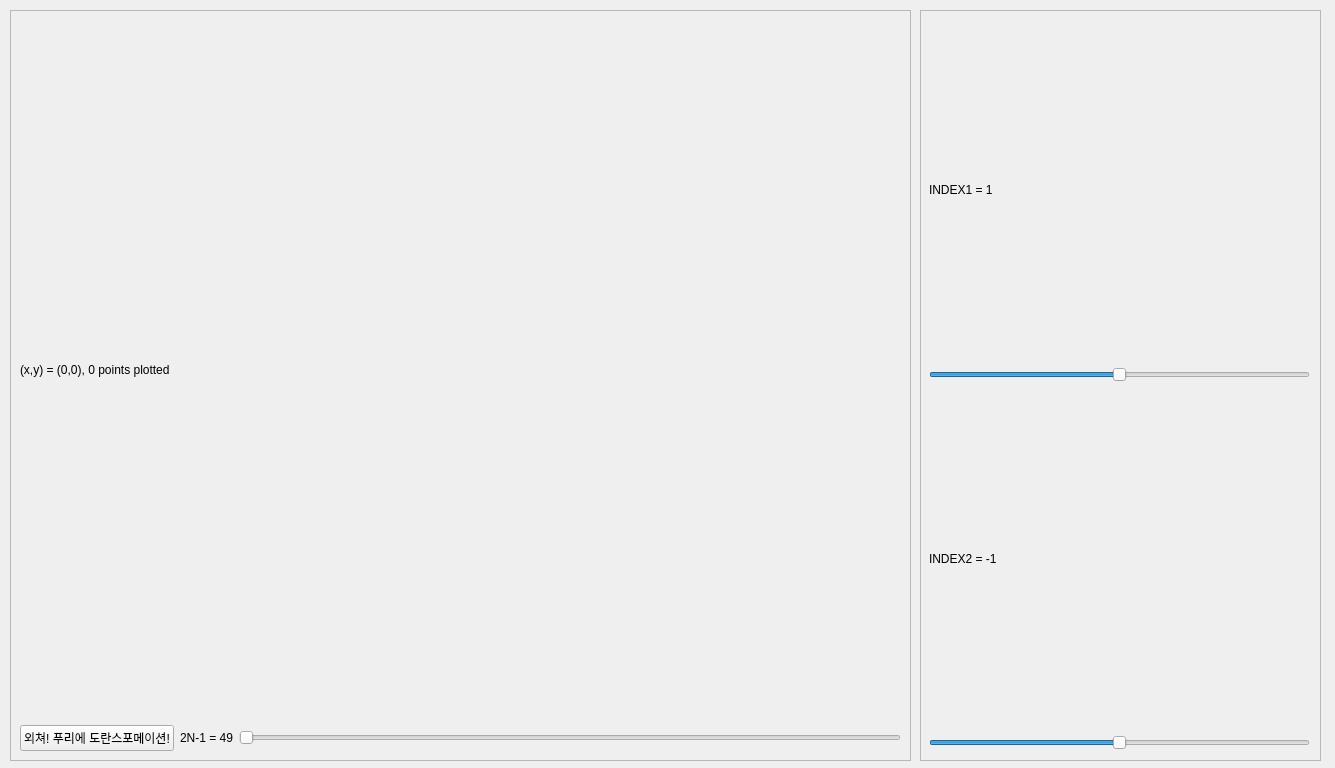
<?xml version="1.0" encoding="UTF-8"?>
<ui version="4.0">
 <class>Form</class>
 <widget class="QWidget" name="Form">
  <property name="geometry">
   <rect>
    <x>0</x>
    <y>0</y>
    <width>1335</width>
    <height>768</height>
   </rect>
  </property>
  <property name="windowTitle">
   <string>Form</string>
  </property>
  <widget class="QFrame" name="frame">
   <property name="geometry">
    <rect>
     <x>10</x>
     <y>10</y>
     <width>901</width>
     <height>751</height>
    </rect>
   </property>
   <property name="frameShape">
    <enum>QFrame::StyledPanel</enum>
   </property>
   <property name="frameShadow">
    <enum>QFrame::Raised</enum>
   </property>
   <widget class="QWidget" name="verticalLayoutWidget">
    <property name="geometry">
     <rect>
      <x>10</x>
      <y>10</y>
      <width>881</width>
      <height>731</height>
     </rect>
    </property>
    <layout class="QVBoxLayout" name="vbox">
     <item>
      <layout class="QHBoxLayout" name="hbox_xy">
       <property name="sizeConstraint">
        <enum>QLayout::SetDefaultConstraint</enum>
       </property>
       <item>
        <widget class="QLabel" name="label_xy">
         <property name="enabled">
          <bool>true</bool>
         </property>
         <property name="text">
          <string>(x,y) = (0,0), 0 points plotted</string>
         </property>
         <property name="textFormat">
          <enum>Qt::PlainText</enum>
         </property>
        </widget>
       </item>
      </layout>
     </item>
     <item>
      <layout class="QHBoxLayout" name="hbox_slider">
       <item>
        <widget class="QPushButton" name="btn">
         <property name="text">
          <string>외쳐! 푸리에 도란스포메이션!</string>
         </property>
        </widget>
       </item>
       <item>
        <widget class="QLabel" name="label_N">
         <property name="text">
          <string>2N-1 = 49</string>
         </property>
        </widget>
       </item>
       <item>
        <widget class="QSlider" name="slider">
         <property name="enabled">
          <bool>true</bool>
         </property>
         <property name="minimum">
          <number>5</number>
         </property>
         <property name="maximum">
          <number>21</number>
         </property>
         <property name="singleStep">
          <number>1</number>
         </property>
         <property name="orientation">
          <enum>Qt::Horizontal</enum>
         </property>
        </widget>
       </item>
      </layout>
     </item>
    </layout>
   </widget>
  </widget>
  <widget class="QFrame" name="frame_2">
   <property name="geometry">
    <rect>
     <x>920</x>
     <y>10</y>
     <width>401</width>
     <height>751</height>
    </rect>
   </property>
   <property name="frameShape">
    <enum>QFrame::StyledPanel</enum>
   </property>
   <property name="frameShadow">
    <enum>QFrame::Raised</enum>
   </property>
   <widget class="QWidget" name="verticalLayoutWidget_2">
    <property name="geometry">
     <rect>
      <x>9</x>
      <y>9</y>
      <width>381</width>
      <height>731</height>
     </rect>
    </property>
    <layout class="QVBoxLayout" name="verticalLayout_2">
     <item>
      <widget class="QLabel" name="label_INDEX1">
       <property name="text">
        <string>INDEX1 = 1</string>
       </property>
      </widget>
     </item>
     <item>
      <widget class="QSlider" name="slider_INDEX1">
       <property name="minimum">
        <number>-20</number>
       </property>
       <property name="maximum">
        <number>20</number>
       </property>
       <property name="orientation">
        <enum>Qt::Horizontal</enum>
       </property>
      </widget>
     </item>
     <item>
      <widget class="QLabel" name="label_INDEX2">
       <property name="text">
        <string>INDEX2 = -1</string>
       </property>
      </widget>
     </item>
     <item>
      <widget class="QSlider" name="slider_INDEX2">
       <property name="minimum">
        <number>-20</number>
       </property>
       <property name="maximum">
        <number>20</number>
       </property>
       <property name="orientation">
        <enum>Qt::Horizontal</enum>
       </property>
      </widget>
     </item>
    </layout>
   </widget>
  </widget>
 </widget>
 <resources/>
 <connections/>
</ui>
